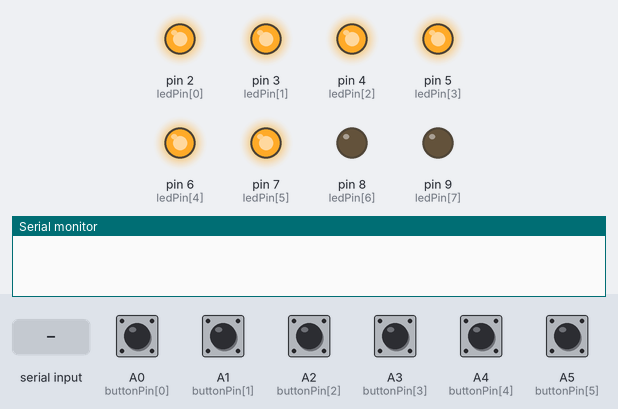
Bench run of a sketch on a simulated Arduino Nano, built with avr-gcc and run on an emulated ATmega328P. Shown: output pins drawn as LEDs (lit = HIGH), the last lines printed to the serial monitor. The inputs (shaded band) are chosen by the test bench; at power-on: A0 (buttonPin[0]), A1 (buttonPin[1]), A2 (buttonPin[2]), A3 (buttonPin[3]), A4 (buttonPin[4]), A5 (buttonPin[5]) HIGH.

Above: at 1.2 s.
1.3 s: "timer" received over Serial
At 2.2 s:
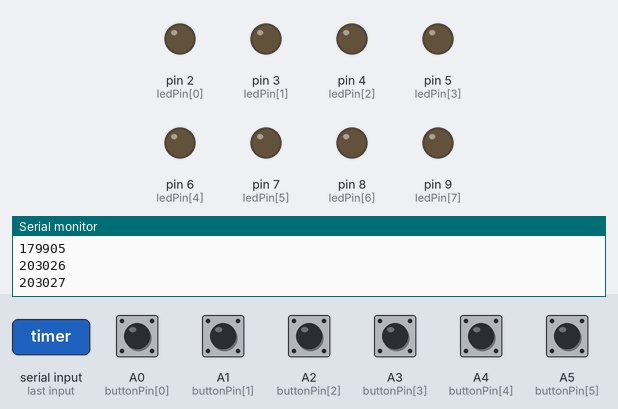
2.8 s: A0 (buttonPin[0]) pulled LOW for 0.15 s
At 2.9 s:
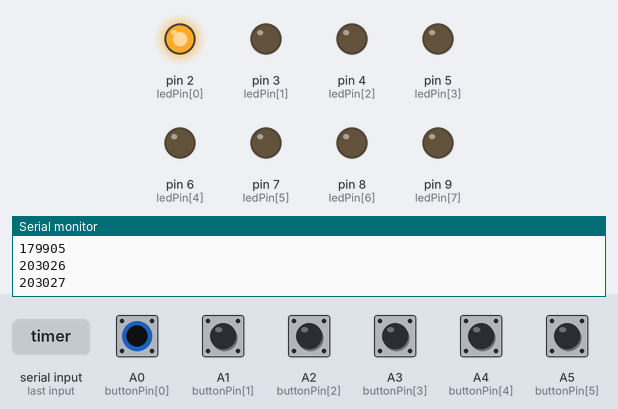
4.4 s: A1 (buttonPin[1]) pulled LOW for 0.15 s
At 4.5 s:
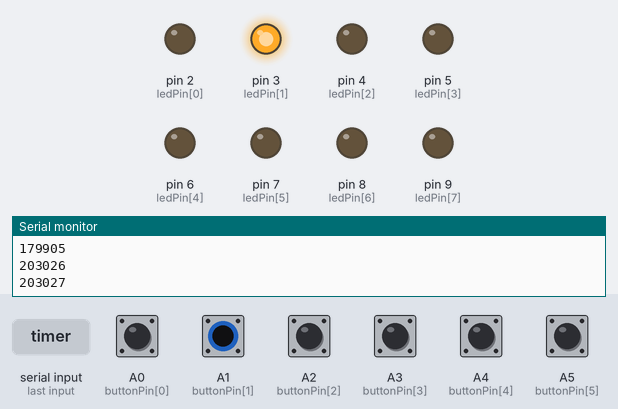
6.0 s: A2 (buttonPin[2]) pulled LOW for 0.15 s
At 6.1 s:
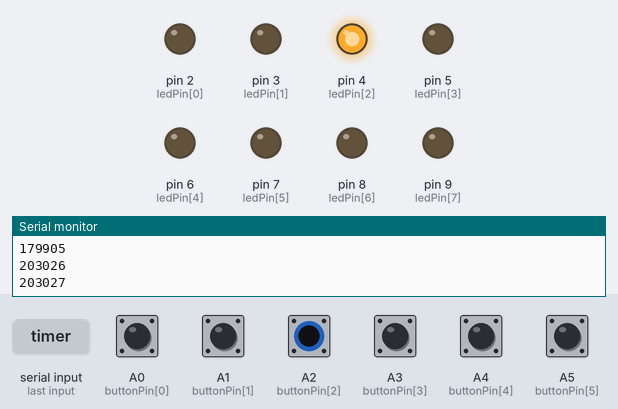
7.6 s: A3 (buttonPin[3]) pulled LOW for 0.15 s
At 7.69 s:
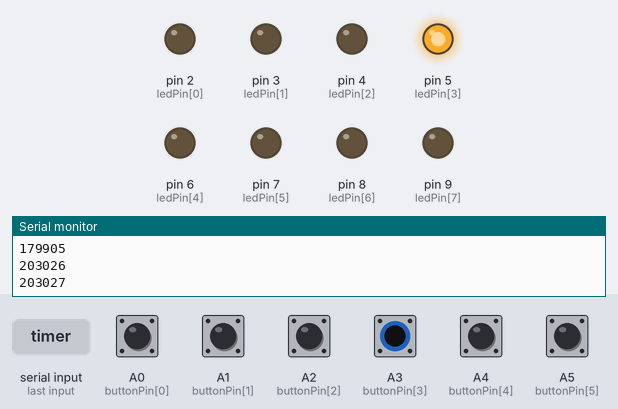
9.2 s: A4 (buttonPin[4]) pulled LOW for 0.15 s
At 9.29 s:
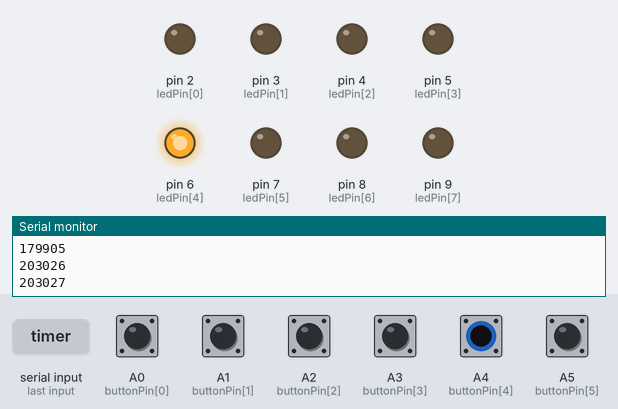
Timing chart, 0 to 11.8 s (numbered marks = the images above; inputs shaded):
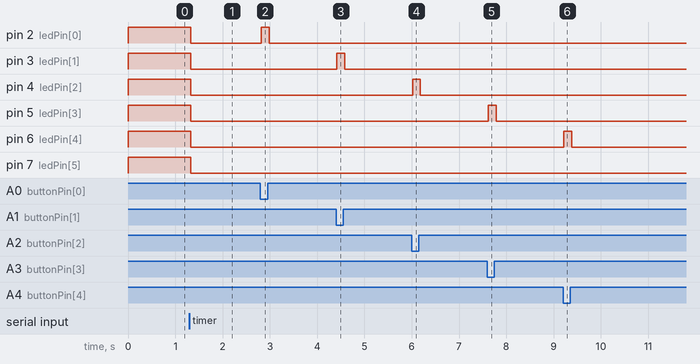

The sketch:

ledControler.ino
```cpp
String sInput;

int ledPin[8] = {2, 3, 4, 5, 6, 7, 8, 9};
int buttonPin[8] = {A0, A1, A2, A3, A4, A5, A6, A7};

int button[8];
int ledStatus[8];
int phoneSignal[8];
int checkList[8] = {1, 1, 1, 1, 1, 1, 1, 1};

int ledNum = 0;
bool kt = false;

void setup() {
  for (int i = 0; i <= 7; i++) {
    pinMode(ledPin[i], OUTPUT);
    pinMode(buttonPin[i], INPUT_PULLUP);
  }
  Serial.begin(9600);
}

void loop() {
  checkIfButtonIsChanged();
  getSignal();
  controlLed();
  delay(50);
  if (Serial.available() > 0) {
    for (int i = 0; i <= 7; i++) {
      if (digitalRead(ledPin[i]) == LOW) {
        Serial.print('ON');
        Serial.println(i);
      }
      else {
        Serial.print('OFF');
        Serial.println(i);
      }
    }
  }
}

void checkIfButtonIsChanged() {
  for (int i = 0; i <= 7; i++) {
    button[i] = (digitalRead(buttonPin[i]) == LOW) ? 1 : 0;
    if (button[i] != checkList[i]) {
      ledStatus[i] = (ledStatus[i] == 1) ? 0 : 1;
      checkList[i] = button[i];
    }
  }
  delay(5);
}

void controlLed() {
  for (int i = 0; i <= 7; i++) {
    if (ledStatus[i] == 1) {
      digitalWrite(ledPin[i], HIGH);
    }
    else if (ledStatus[i] == 0) {
      digitalWrite(ledPin[i], LOW);
    }
  }
}

void getSignal() {
  int valueTime = 0;
  int timer = millis();
  int valueControl;
  while (Serial.available()) {
    sInput = String(Serial.read());
    kt = true;
  }
//-----------------------------------------------------------
  if (!Serial.available()) {
    if (kt) {
      if (sInput.substring(0,5) == "timer"){
        valueTime = sInput.substring(5,sInput.length()).toInt();
      }
      if (sInput.substring(0,2) == "on"){
        valueControl = sInput.substring(2,sInput.length()).toInt();
      }
      if (sInput.substring(0,3) == "off"){
        valueControl = sInput.substring(3,sInput.length()).toInt();
      }
//-----------------------------------------------------------
      if (valueTime != 0){
        if ( (unsigned long) (millis() - timer) > valueTime) {
          if (digitalRead(ledPin) == LOW)
          {
            digitalWrite(ledPin, HIGH);
          }
          else {
            digitalWrite(ledPin, LOW);
          }
          timer = millis();
        }
      }
//--------------------------------------------------------------
      if (valueControl < 100 && valueControl > 9) {
        int a = valueControl / 10 - 1;
        int b = valueControl - (a + 1) * 10;
        phoneSignal[a] = b;
      }
      sInput = "";
      kt = false;
      for (int i = 0; i <= 7; i++) {
        ledStatus[i] = (phoneSignal[i] == 1) ? 1 : 0;
      }
    }
  }
}
```

Measured:
- after the input at 1.3 s, pin 2 (ledPin[0]), pin 3 (ledPin[1]), pin 4 (ledPin[2]), pin 5 (ledPin[3]), pin 6 (ledPin[4]), pin 7 (ledPin[5]): HIGH → LOW at once
- after the input at 2.8 s, pin 2 (ledPin[0]): LOW → HIGH at once, → LOW 0.17 s later
- after the input at 4.4 s, pin 3 (ledPin[1]): LOW → HIGH at once, → LOW 0.17 s later
- after the input at 6.0 s, pin 4 (ledPin[2]): LOW → HIGH at once, → LOW 0.17 s later
- after the input at 7.6 s, pin 5 (ledPin[3]): LOW → HIGH at once, → LOW 0.17 s later
- after the input at 9.2 s, pin 6 (ledPin[4]): LOW → HIGH at once, → LOW 0.17 s later
